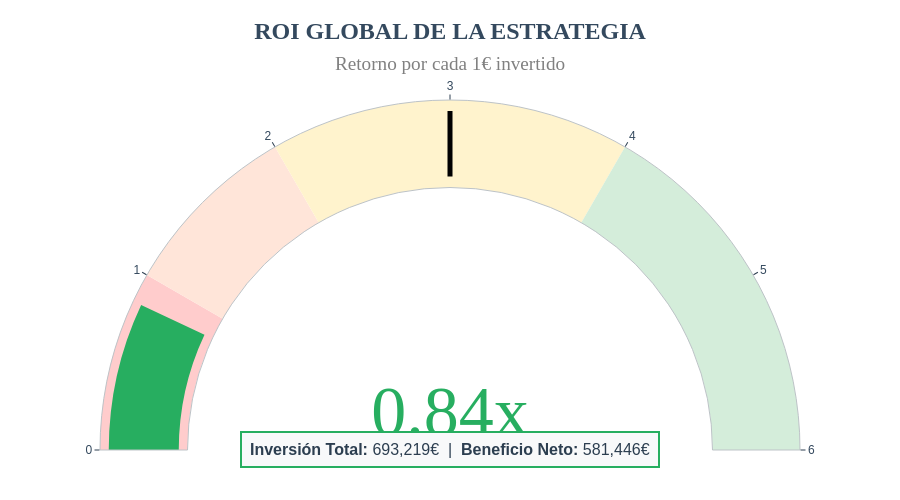

The notebook cell this image was saved under:
### Code cell
import plotly.graph_objects as go

# ══════════════════════════════════════════════════════════════════════════════
# 1️⃣ GAUGE CHART: El indicador clave de éxito (ROI)
# ══════════════════════════════════════════════════════════════════════════════

fig_gauge = go.Figure(go.Indicator(
    mode = "gauge+number",
    value = roi_global,
    domain = {'x': [0, 1], 'y': [0, 1]},
    title = {
        'text': "<b>ROI GLOBAL DE LA ESTRATEGIA</b><br><span style='font-size:0.8em;color:gray'>Retorno por cada 1€ invertido</span>",
        'font': {'size': 24, 'family': 'Arial Black'}
    },
    number = {
        'font': {'size': 70, 'color': "#27ae60", 'family': 'Arial Black'}, 
        'suffix': "x", # Para que salga como 5.00x
        'valueformat': '.2f'
    },
    gauge = {
        'axis': {'range': [0, 6], 'tickwidth': 1, 'tickcolor': "#2c3e50"},
        'bar': {'color': "#27ae60", 'thickness': 0.8}, # El color de la aguja/barra
        'bgcolor': "white",
        'borderwidth': 1,
        'bordercolor': "#bdc3c7",
        'steps': [
            {'range': [0, 1], 'color': '#ffcccc'}, # Zona Roja: Pérdidas
            {'range': [1, 2], 'color': '#ffe5d9'}, # Zona Naranja: Recuperación
            {'range': [2, 4], 'color': '#fff3cd'}, # Zona Amarilla: Rentable
            {'range': [4, 6], 'color': '#d4edda'}  # Zona Verde: Excelente
        ],
        'threshold': {
            'line': {'color': "black", 'width': 5},
            'thickness': 0.75,
            'value': 3.0 # La marca del objetivo mínimo
        }
    }
))

# Ajustes de diseño para que se vea impecable
fig_gauge.update_layout(
    height=500,
    template='plotly_white',
    margin={'t': 100, 'b': 50, 'l': 50, 'r': 50},
    font=dict(family="Arial", color="#34495e")
)

# Añadimos un cuadro con el resumen de dinero debajo (opcional, pero muy pro)
fig_gauge.add_annotation(
    text=f"<b>Inversión Total:</b> {costes_total:,.0f}€  |  <b>Beneficio Neto:</b> {beneficio_total:,.0f}€",
    xref="paper", yref="paper",
    x=0.5, y=-0.05, showarrow=False,
    font=dict(size=16, color="#2c3e50"),
    bordercolor="#27ae60", borderpad=8, bgcolor="#f8f9fa", borderwidth=2
)

fig_gauge.show()

### Figure 1 — Plotly figure (JSON) as saved in the notebook; plotly's stock layout.template omitted (floating-point values rounded to 4 significant figures)
{"data": [{"domain": {"x": [0, 1], "y": [0, 1]}, "gauge": {"axis": {"range": [0, 6], "tickcolor": "#2c3e50", "tickwidth": 1}, "bar": {"color": "#27ae60", "thickness": 0.8}, "bgcolor": "white", "bordercolor": "#bdc3c7", "borderwidth": 1, "steps": [{"color": "#ffcccc", "range": [0, 1]}, {"color": "#ffe5d9", "range": [1, 2]}, {"color": "#fff3cd", "range": [2, 4]}, {"color": "#d4edda", "range": [4, 6]}], "threshold": {"line": {"color": "black", "width": 5}, "thickness": 0.75, "value": 3}}, "mode": "gauge+number", "number": {"font": {"color": "#27ae60", "family": "Arial Black", "size": 70}, "suffix": "x", "valueformat": ".2f"}, "title": {"font": {"family": "Arial Black", "size": 24}, "text": "<b>ROI GLOBAL DE LA ESTRATEGIA</b><br><span style='font-size:0.8em;color:gray'>Retorno por cada 1€ invertido</span>"}, "type": "indicator", "value": 0.8388}], "layout": {"annotations": [{"bgcolor": "#f8f9fa", "bordercolor": "#27ae60", "borderpad": 8, "borderwidth": 2, "font": {"color": "#2c3e50", "size": 16}, "showarrow": false, "text": "<b>Inversión Total:</b> 693,219€  |  <b>Beneficio Neto:</b> 581,446€", "x": 0.5, "xref": "paper", "y": -0.05, "yref": "paper"}], "font": {"color": "#34495e", "family": "Arial"}, "height": 500, "margin": {"b": 50, "l": 50, "r": 50, "t": 100}}}
